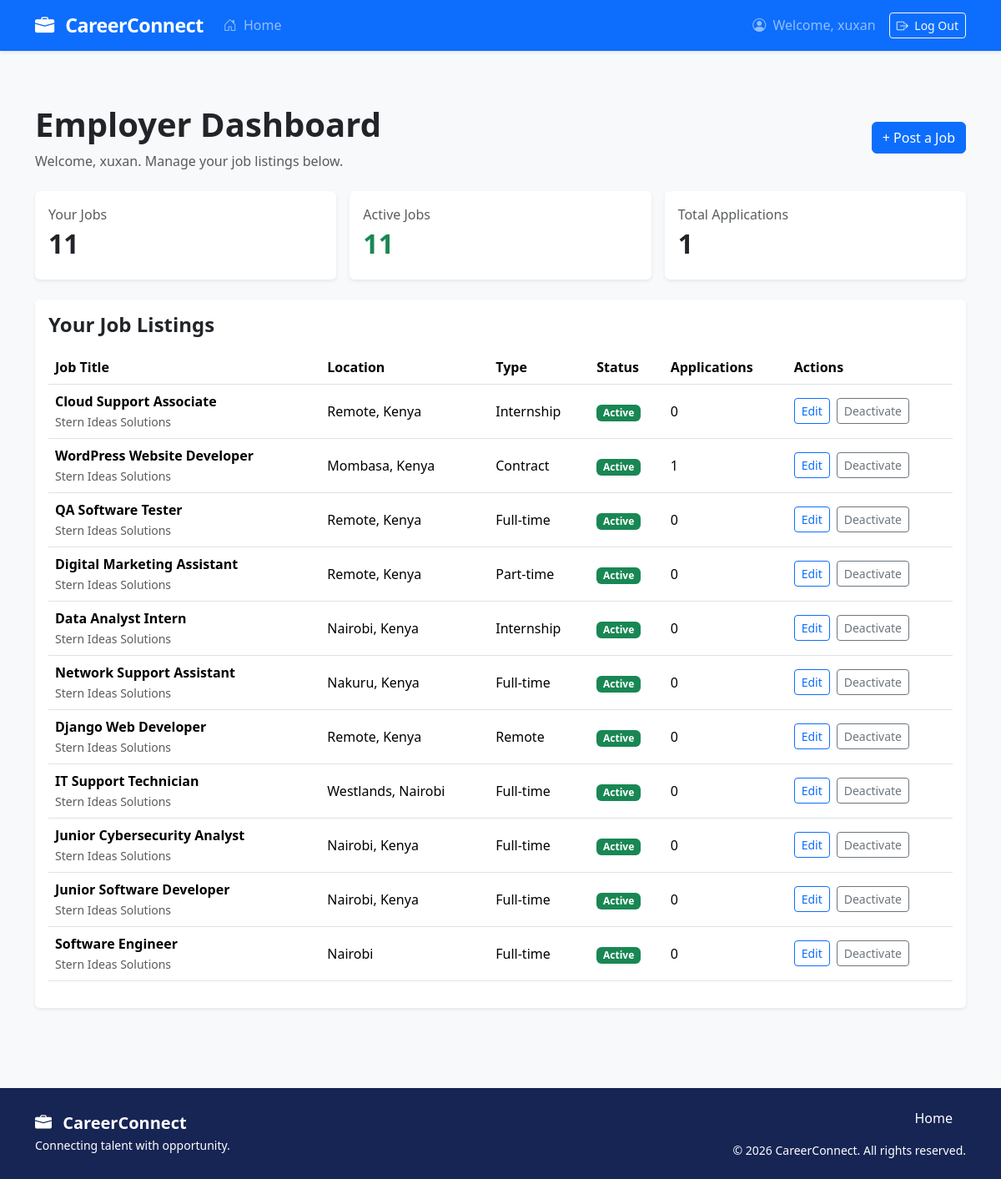
/employer/dashboard/ (signed in), run on the app's committed database.
### jobs/models.py (models this page shows, shortened)
class Job(models.Model):
    EMPLOYMENT_TYPES = [
        ("FT", "Full-time"),
        ("PT", "Part-time"),
        ("CT", "Contract"),
        ("IN", "Internship"),
        ("RM", "Remote"),
    ]
    employer = models.ForeignKey(
        User,
        on_delete=models.CASCADE,
        related_name="posted_jobs",
        null=True,
        blank=True,
    )
    title = models.CharField(max_length=200)
    company = models.CharField(max_length=150)
    location = models.CharField(max_length=150)
    employment_type = models.CharField(
        max_length=2,
        choices=EMPLOYMENT_TYPES,
        default="FT",
    )
    description = models.TextField()
    salary = models.CharField(max_length=100, blank=True)
    created_at = models.DateTimeField(auto_now_add=True)
    is_active = models.BooleanField(default=True)
    class Meta:
        ordering = ["-created_at"]

### jobs/views.py (the view)
@employer_required
def employer_dashboard(request):
    jobs = Job.objects.filter(
        employer=request.user
    ).order_by("-created_at")
    return render(
        request,
        "jobs/employer_dashboard.html",
        {
            "jobs": jobs,
            "total_jobs": jobs.count(),
            "active_jobs": jobs.filter(is_active=True).count(),
            "total_applications": Application.objects.filter(
                job__employer=request.user
            ).count(),
        },
    )

### jobs/views.py (called while the page is built)
def employer_required(view_func):
    @wraps(view_func)
    @login_required
    def wrapper(request, *args, **kwargs):
        try:
            profile = request.user.profile
        except UserProfile.DoesNotExist:
            messages.error(
                request,
                "Your account does not have a profile. Please contact support."
            )
            return redirect("home")
        if profile.role != "EMPLOYER":
            messages.error(
                request,
                "Only registered employers can access this page."
            )
            return redirect("home")
        return view_func(request, *args, **kwargs)
    return wrapper

### templates/jobs/employer_dashboard.html (shortened to what this page needs)
{% extends "base.html" %}
{% block content %}
<div class="container py-5">
    <div class="d-flex justify-content-between align-items-center flex-wrap gap-3 mb-4">
        <div>
            <h1 class="fw-bold">Employer Dashboard</h1>
            <p class="text-muted mb-0">
                Welcome, {{ request.user.username }}.
                Manage your job listings below.
            </p>
        </div>
        <a href="{% url 'create_job' %}" class="btn btn-primary">
            + Post a Job
        </a>
    </div>
    <div class="row g-3 mb-4">
        <div class="col-md-4">
            <div class="card shadow-sm border-0 h-100">
                <div class="card-body">
                    <p class="text-muted mb-1">Your Jobs</p>
                    <h2 class="fw-bold">{{ total_jobs }}</h2>
                </div>
            </div>
        </div>
        <div class="col-md-4">
            <div class="card shadow-sm border-0 h-100">
                <div class="card-body">
                    <p class="text-muted mb-1">Active Jobs</p>
                    <h2 class="fw-bold text-success">{{ active_jobs }}</h2>
                </div>
            </div>
        </div>
        <div class="col-md-4">
            <div class="card shadow-sm border-0 h-100">
                <div class="card-body">
                    <p class="text-muted mb-1">Total Applications</p>
                    <h2 class="fw-bold">{{ total_applications }}</h2>
                </div>
            </div>
        </div>
    </div>
    <div class="card border-0 shadow-sm">
        <div class="card-body">
            <h4 class="fw-bold mb-3">Your Job Listings</h4>
            {% if jobs %}
                <div class="table-responsive">
                    <table class="table table-hover align-middle">
                        <thead>
                            <tr>
                                <th>Job Title</th>
                                <th>Location</th>
                                <th>Type</th>
                                <th>Status</th>
                                <th>Applications</th>
                                <th>Actions</th>
                            </tr>
                        </thead>
                        <tbody>
                            {% for job in jobs %}
                                <tr>
                                    <td>
                                        <strong>{{ job.title }}</strong>
                                        <br>
                                        <small class="text-muted">
                                            {{ job.company }}
                                        </small>
                                    </td>
                                    <td>{{ job.location }}</td>
                                    <td>{{ job.get_employment_type_display }}</td>
                                    <td>
                                        {% if job.is_active %}
                                            <span class="badge bg-success">Active</span>
                                        {% else %}
                                            <span class="badge bg-secondary">Inactive</span>
                                        {% endif %}
                                    </td>
                                    <td>{{ job.applications.count }}</td>
                                    <td>
                                        <div class="d-flex flex-wrap gap-2">
                                            <a
                                                href="{% url 'edit_job' job.id %}"
                                                class="btn btn-sm btn-outline-primary">
                                                Edit
                                            </a>
                                            <form
                                                method="post"
                                                action="{% url 'toggle_job_status' job.id %}">
                                                <button
                                                    type="submit"
                                                    class="btn btn-sm btn-outline-secondary">
                                                    {% if job.is_active %}
                                                        Deactivate
                                                    {% else %}
                                                        Activate
                                                    {% endif %}
                                                </button>
                                            </form>
                                        </div>
                                    </td>
                                </tr>
                            {% endfor %}
                        </tbody>
                    </table>
                </div>
            {% endif %}
        </div>
    </div>
</div>
{% endblock %}

### templates/base.html (shortened to what this page needs)
<!DOCTYPE html>
<html lang="en">
<head>
    <link
        href="https://cdn.jsdelivr.net/npm/bootstrap@5.3.3/dist/css/bootstrap.min.css"
        rel="stylesheet"
    >
    <link
        rel="stylesheet"
        href="https://cdn.jsdelivr.net/npm/bootstrap-icons@1.11.3/font/bootstrap-icons.min.css"
    >
</head>
<body>
    <nav class="navbar navbar-expand-lg navbar-dark bg-primary shadow-sm">
        <div class="container">
            <a class="navbar-brand fw-bold"
               href="{% url 'home' %}">
                <i class="bi bi-briefcase-fill me-2"></i>
                CareerConnect
            </a>
            <div class="collapse navbar-collapse" id="mainNavbar">
                <ul class="navbar-nav me-auto mb-2 mb-lg-0">
                    <li class="nav-item">
                        <a class="nav-link" href="{% url 'home' %}">
                            <i class="bi bi-house-door me-1"></i>
                            Home
                        </a>
                    </li>
                </ul>
                <ul class="navbar-nav ms-auto align-items-lg-center">
                    {% if user.is_authenticated %}
                        <li class="nav-item">
                            <span class="nav-link">
                                <i class="bi bi-person-circle me-1"></i>
                                Welcome, {{ user.username }}
                            </span>
                        </li>
                        <li class="nav-item ms-lg-2">
                            <form method="post"
                                  action="{% url 'logout' %}"
                                  class="d-inline">
                                <button type="submit"
                                        class="btn btn-outline-light btn-sm mt-1 mb-1">
                                    <i class="bi bi-box-arrow-right me-1"></i>
                                    Log Out
                                </button>
                            </form>
                        </li>
                    {% endif %}
                </ul>
            </div>
        </div>
    </nav>
    <main>
        {% block content %}
        {% endblock %}
    </main>
    <footer class="site-footer py-4 mt-5">
        <div class="container">
            <div class="row align-items-center gy-3">
                <div class="col-md-6 text-center text-md-start">
                    <h5 class="fw-bold mb-1">
                        <i class="bi bi-briefcase-fill me-2"></i>
                        CareerConnect
                    </h5>
                    <p class="mb-0 small">
                        Connecting talent with opportunity.
                    </p>
                </div>
                <div class="col-md-6 text-center text-md-end">
                    <a href="{% url 'home' %}" class="me-3">
                        Home
                    </a>
                    <p class="small mt-3 mb-0">
                        &copy; {% now "Y" %} CareerConnect.
                        All rights reserved.
                    </p>
                </div>
            </div>
        </div>
    </footer>
</body>
</html>

### templates/base.html (style rules this page uses)
body { min-height: 100vh; display: flex; flex-direction: column; background-color: #f8f9fa; }
main { flex: 1; }
.navbar-brand { font-size: 1.45rem; letter-spacing: -0.5px; }
.navbar .nav-link { font-weight: 500; }
.site-footer { background-color: #172554; color: #ffffff; }
.site-footer a { color: #ffffff; text-decoration: none; }

### data on the page
Job: title "Cloud Support Associate", company "Stern Ideas Solutions", location "Remote, Kenya", employment_type "Internship", is_active "Active", applications.count "0"
Job: title "WordPress Website Developer", company "Stern Ideas Solutions", location "Mombasa, Kenya", employment_type "Contract", is_active "Active", applications.count "1"
Job: title "QA Software Tester", company "Stern Ideas Solutions", location "Remote, Kenya", employment_type "Full-time", is_active "Active", applications.count "0"
Job: title "Digital Marketing Assistant", company "Stern Ideas Solutions", location "Remote, Kenya", employment_type "Part-time", is_active "Active", applications.count "0"
Job: title "Data Analyst Intern", company "Stern Ideas Solutions", location "Nairobi, Kenya", employment_type "Internship", is_active "Active", applications.count "0"
Job: title "Network Support Assistant", company "Stern Ideas Solutions", location "Nakuru, Kenya", employment_type "Full-time", is_active "Active", applications.count "0"
Job: title "Django Web Developer", company "Stern Ideas Solutions", location "Remote, Kenya", employment_type "Remote", is_active "Active", applications.count "0"
Job: title "IT Support Technician", company "Stern Ideas Solutions", location "Westlands, Nairobi", employment_type "Full-time", is_active "Active", applications.count "0"
Job: title "Junior Cybersecurity Analyst", company "Stern Ideas Solutions", location "Nairobi, Kenya", employment_type "Full-time", is_active "Active", applications.count "0"
Job: title "Junior Software Developer", company "Stern Ideas Solutions", location "Nairobi, Kenya", employment_type "Full-time", is_active "Active", applications.count "0"
Job: title "Software Engineer", company "Stern Ideas Solutions", location "Nairobi", employment_type "Full-time", is_active "Active", applications.count "0"

### other printed values
{{ user.username }} "xuxan"
{{ request.user.username }} "xuxan"
{{ total_jobs }} "11"
{{ active_jobs }} "11"
{{ total_applications }} "1"
